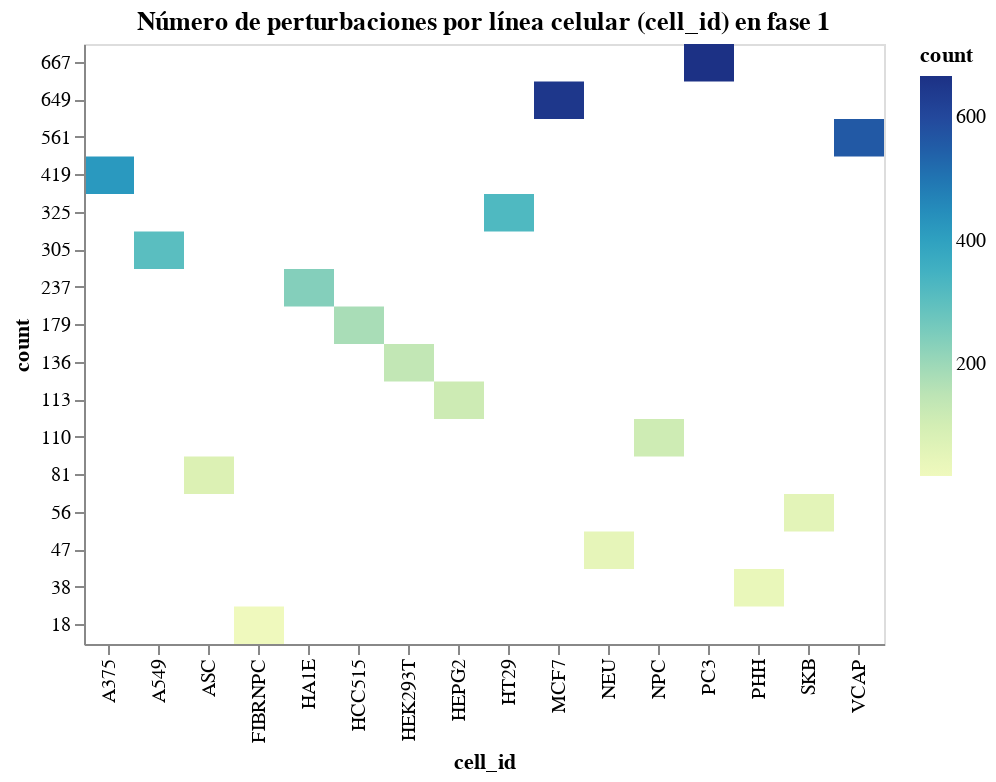

Notebook code for this chart:
### Code cell
alt.Chart(num_cell_id_phase1).mark_rect().encode(
    x=alt.X('cell_id:O',
        axis=alt.Axis(
            labelColor=alt.condition('datum.cell_id == "NPC"', alt.value('red'), alt.value('black')))
    ),
    y=alt.Y('count:O', sort='-y'),
    color='count:Q',
    tooltip=['cell_id:N', 'count:Q']
).properties(
    title='Número de perturbaciones por línea celular (cell_id) en fase 1',
    width=400,
    height=300
).display()

### Figure 1 — Vega-Lite specification as saved in the notebook (floating-point values rounded to 4 significant figures)
{"config": {"view": {"continuousWidth": 400, "continuousHeight": 300}}, "data": {"name": "data-77128ae61124ec8634364522727c41c7"}, "mark": "rect", "encoding": {"color": {"field": "count", "type": "quantitative"}, "tooltip": [{"field": "cell_id", "type": "nominal"}, {"field": "count", "type": "quantitative"}], "x": {"axis": {"labelColor": {"condition": {"test": "datum.cell_id == \"NPC\"", "value": "red"}, "value": "black"}}, "field": "cell_id", "type": "ordinal"}, "y": {"field": "count", "sort": "-y", "type": "ordinal"}}, "height": 300, "title": "Número de perturbaciones por línea celular (cell_id) en fase 1", "width": 400, "$schema": "https://vega.github.io/schema/vega-lite/v4.17.0.json", "datasets": {"data-77128ae61124ec8634364522727c41c7": [{"cell_id": "A375", "count": 419}, {"cell_id": "A549", "count": 305}, {"cell_id": "ASC", "count": 81}, {"cell_id": "FIBRNPC", "count": 18}, {"cell_id": "HA1E", "count": 237}, {"cell_id": "HCC515", "count": 179}, {"cell_id": "HEK293T", "count": 136}, {"cell_id": "HEPG2", "count": 113}, {"cell_id": "HT29", "count": 325}, {"cell_id": "MCF7", "count": 649}, {"cell_id": "NEU", "count": 47}, {"cell_id": "NPC", "count": 110}, {"cell_id": "PC3", "count": 667}, {"cell_id": "PHH", "count": 38}, {"cell_id": "SKB", "count": 56}, {"cell_id": "VCAP", "count": 561}]}}
